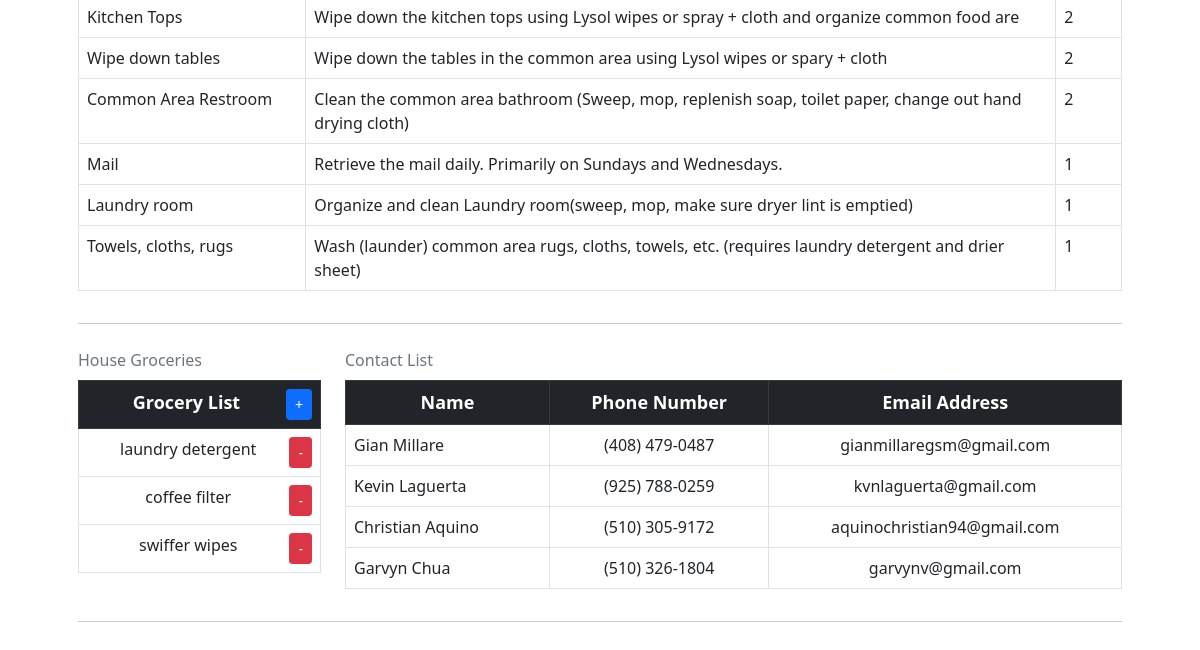
Before: / (signed in, lower part) with the older database file.
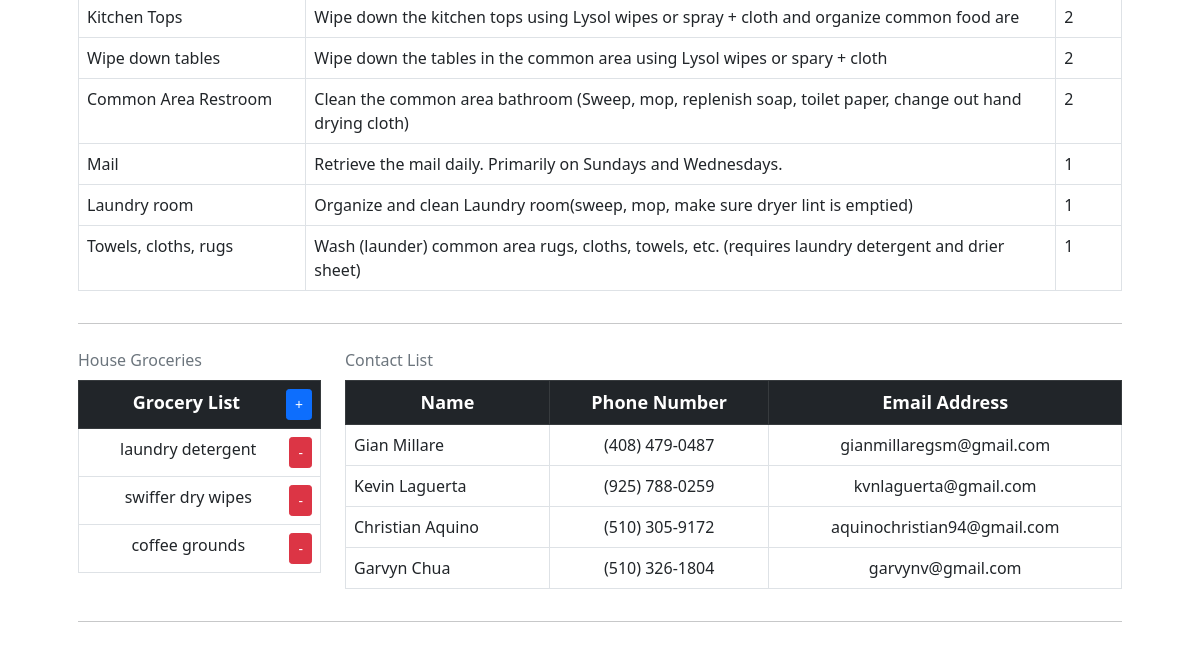
After: the same page with the newer database file.
### tables this page shows
CREATE TABLE tasks (
task_id INTEGER PRIMARY KEY AUTOINCREMENT NOT NULL,
user_id INTEGER NOT NULL DEFAULT 0,
title TEXT NOT NULL,
description TEXT NOT NULL,
score INTEGER NOT NULL DEFAULT 1);

CREATE TABLE 'groceries' (
'item_id' INTEGER PRIMARY KEY AUTOINCREMENT NOT NULL,
'user_id' INTEGER NOT NULL DEFAULT 0,
'item' TEXT NOT NULL);

CREATE TABLE 'contacts' (
'name' TEXT NOT NULL,
'phone' TEXT NOT NULL,
'email' TEXT NOT NULL);

### app.py (the view, shortened to what this page needs)
@app.route("/", methods=["GET", "POST"])
@login_required
def index():
    c.execute("""
    SELECT reserve_id, title, description, score FROM reserved WHERE user_id = :user_id
    """, {"user_id": session["user_id"]})
    rows = c.fetchall()
    user_reserved_tasks = []
    c.execute("""
    SELECT title, score, completed_on FROM completed_tasks WHERE user_id = :user_id
    """, {"user_id": session["user_id"]})
    rows = c.fetchall()
    user_completed_tasks = []
    for row in rows:
        user_completed_tasks.append({
            "title": row[0],
            "score": row[1],
            "completed_on": row[2]
        })
    c.execute("""
    SELECT title, description, score FROM tasks WHERE user_id = 0 ORDER BY score DESC
    """)
    available_tasks = c.fetchall()
    displaying_available_tasks = []
    for i in available_tasks:
        displaying_available_tasks.append({
            "title": i[0],
            "description": i[1],
            "score": i[2]
        })
    c.execute("""
    SELECT item_id, item from groceries
    """)
    results = c.fetchall()
    items = []
    for i in results:
        items.append({
            'item_id': i[0],
            'item':i[1]
        })
    c.execute("""
    SELECT name, phone, email FROM contacts
    """)
    results = c.fetchall()
    contact_info = []
    for i in results:
        contact_info.append({
            'name': i[0],
            'phone': i[1],
            'email': i[2]
        })
    return render_template("index.html", user_reserved_tasks=user_reserved_tasks, items=items, user_completed_tasks=user_completed_tasks, displaying_available_tasks=displaying_available_tasks, contact_info=contact_info)

### helpers.py (called while the page is built)
def login_required(f):
    @wraps(f)
    def decorated_functions(*args, **kwargs):
        if session.get("user_id") is None:
            return redirect("/login")
        return f(*args, **kwargs)
    return decorated_functions

### templates/index.html (shortened to what this page needs)
{% extends "layout.html" %}
{% block main %}
    <div class="row">
        <div class="col-12">
            <table class="table table-bordered caption-top">
                <tbody>
                    {% for i in displaying_available_tasks %}
                        <tr>
                            <td>{{ i.title }}</td>
                            <td>{{ i.description }}</td>
                            <td>{{ i.score }}</td>
                        </tr>
                    {% endfor %}
                </tbody>
            </table>
        </div>
    </div>
    <hr>
    <div class="row">
        <div class="col-3">
            <table class="table table-bordered caption-top">
                <caption>House Groceries</caption>
                <thead class="table-dark">
                    <tr>
                        <th scope="col" style="font-size: large; text-align: center;">Grocery List<a href="/add_grocery" style="float: right;" class="btn btn-primary btn-sm" role="button">+</a></th>
                    </tr>
                </thead>
                <tbody>
                    {% for item in items %}
                    <tr style="text-align: center;">
                        <td>{{ item.item }} <form style="display: inline; float: right;" method="POST" action="{{ url_for('delete_grocery', item_id=item.item_id) }}"><button class="btn btn-danger btn-sm" type="submit">-</button></form> </td>
                    </tr>
                    {% endfor %}
                </tbody>
            </table>
        </div>
        <div class="col-9">
            <table class="table table-bordered caption-top">
                <caption>Contact List</caption>
                <thead class="table-dark">
                    <tr>
                        <th scope="col" style="font-size: large; text-align: center;">Name</th>
                        <th scope="col" style="font-size: large; text-align: center;">Phone Number</th>
                        <th scope="col" style="font-size: large; text-align: center;">Email Address</th>
                    </tr>
                </thead>
                <tbody>
                    {% for i in contact_info %}
                    <tr>
                        <td>{{ i["name"] }}</td>
                        <td style="text-align: center;">{{ i["phone"] }}</td>
                        <td style="text-align: center;">{{ i["email"] }}</td>
                    </tr>
                    {% endfor %}
                </tbody>
            </table>
        </div>
    </div>
    <hr>
{% endblock %}

### templates/layout.html (shortened to what this page needs)
<!DOCTYPE html>
<html lang="en">
    <head>
        <link href="https://cdn.jsdelivr.net/npm/bootstrap@5.0.0-beta1/dist/css/bootstrap.min.css" rel="stylesheet">
        <link href="/static/styles.css" rel="stylesheet">
    </head>
    <body>
        <main class="container p-5">
            {% block main %}{% endblock %}
        </main>
    </body>
</html>

Changed rows visible on the page:
removed groceries: item "coffee filter"
removed groceries: item "swiffer wipes"
added groceries: item "swiffer dry wipes"
added groceries: item "coffee grounds"
